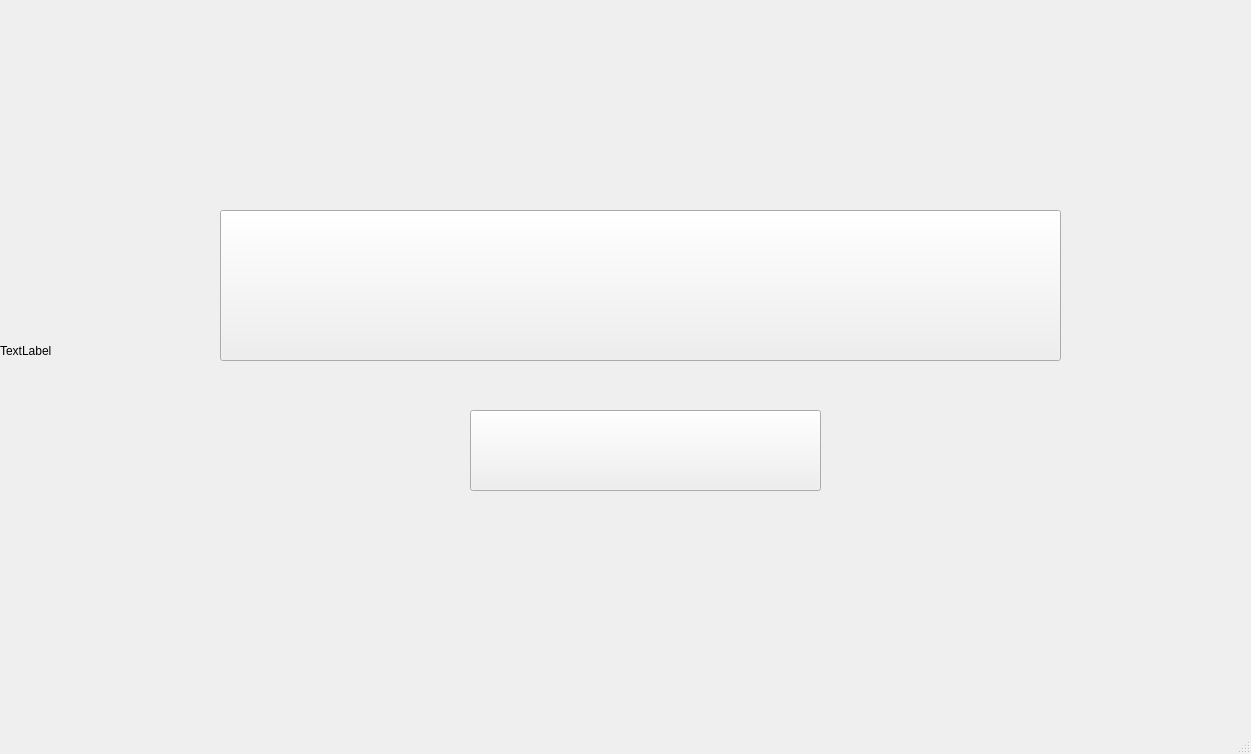
<?xml version="1.0" encoding="UTF-8"?>
<ui version="4.0">
 <class>MainWindow</class>
 <widget class="QMainWindow" name="MainWindow">
  <property name="geometry">
   <rect>
    <x>0</x>
    <y>0</y>
    <width>1251</width>
    <height>754</height>
   </rect>
  </property>
  <property name="minimumSize">
   <size>
    <width>1251</width>
    <height>754</height>
   </size>
  </property>
  <property name="maximumSize">
   <size>
    <width>1251</width>
    <height>754</height>
   </size>
  </property>
  <property name="windowTitle">
   <string>MainWindow</string>
  </property>
  <widget class="QWidget" name="centralwidget">
   <widget class="QPushButton" name="StartButton">
    <property name="geometry">
     <rect>
      <x>220</x>
      <y>210</y>
      <width>841</width>
      <height>151</height>
     </rect>
    </property>
    <property name="font">
     <font>
      <family>American Typewriter</family>
      <pointsize>80</pointsize>
      <italic>true</italic>
      <bold>false</bold>
      <kerning>false</kerning>
     </font>
    </property>
    <property name="autoFillBackground">
     <bool>false</bool>
    </property>
    <property name="styleSheet">
     <string notr="true"/>
    </property>
    <property name="text">
     <string/>
    </property>
   </widget>
   <widget class="QPushButton" name="HighScore">
    <property name="geometry">
     <rect>
      <x>470</x>
      <y>410</y>
      <width>351</width>
      <height>81</height>
     </rect>
    </property>
    <property name="font">
     <font>
      <family>American Typewriter</family>
      <pointsize>40</pointsize>
      <italic>true</italic>
      <bold>false</bold>
      <kerning>false</kerning>
     </font>
    </property>
    <property name="autoFillBackground">
     <bool>false</bool>
    </property>
    <property name="styleSheet">
     <string notr="true"/>
    </property>
    <property name="text">
     <string/>
    </property>
   </widget>
   <widget class="QLabel" name="label">
    <property name="geometry">
     <rect>
      <x>0</x>
      <y>0</y>
      <width>1251</width>
      <height>701</height>
     </rect>
    </property>
    <property name="text">
     <string>TextLabel</string>
    </property>
   </widget>
  </widget>
  <widget class="QMenuBar" name="menubar">
   <property name="geometry">
    <rect>
     <x>0</x>
     <y>0</y>
     <width>1251</width>
     <height>22</height>
    </rect>
   </property>
  </widget>
  <widget class="QStatusBar" name="statusbar"/>
 </widget>
 <resources/>
 <connections/>
</ui>
